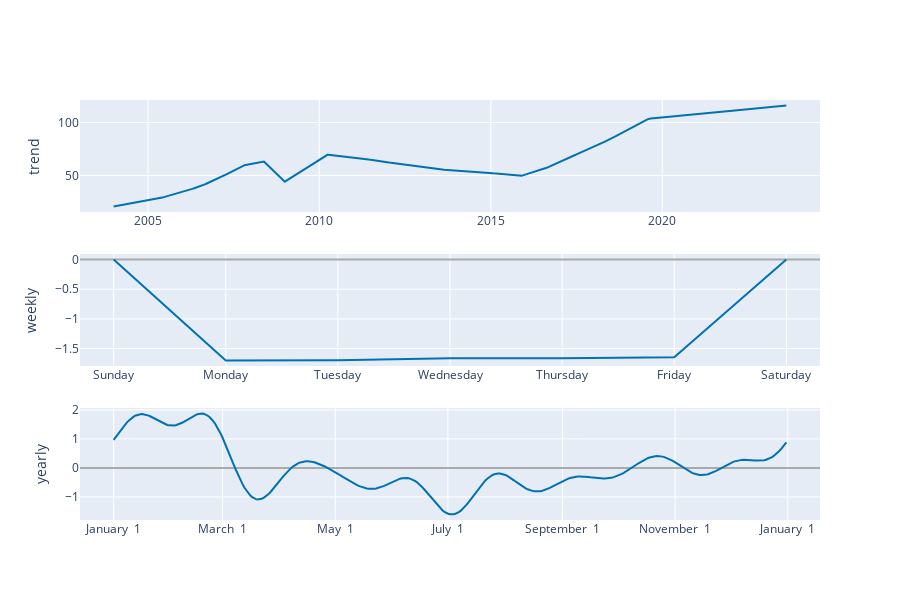

The notebook cell this image was saved under:
### Code cell
plot_components_plotly(m, prophet_forecast)

### Figure 1 — Plotly figure (JSON) as saved in the notebook; plotly's stock layout.template omitted (floating-point values rounded to 4 significant figures; data arrays with more than 128 entries replaced by an {"elided": "..."} marker saying what was removed)
{"data": [{"line": {"color": "#0072B2", "width": 2}, "mode": "lines", "name": "trend", "type": "scatter", "x": {"elided": "4859 str values"}, "xaxis": "x", "y": {"elided": "4859 float values"}, "yaxis": "y"}, {"line": {"color": "#0072B2", "width": 2}, "mode": "lines", "name": "weekly", "type": "scatter", "x": ["2017-01-01T00:00:00", "2017-01-02T00:00:00", "2017-01-03T00:00:00", "2017-01-04T00:00:00", "2017-01-05T00:00:00", "2017-01-06T00:00:00", "2017-01-07T00:00:00"], "xaxis": "x2", "y": [6.698e-07, -1.7, -1.697, -1.663, -1.663, -1.648, 6.96e-07], "yaxis": "y2"}, {"line": {"color": "#0072B2", "width": 2}, "mode": "lines", "name": "yearly", "type": "scatter", "x": {"elided": "365 str values"}, "xaxis": "x3", "y": {"elided": "365 float values"}, "yaxis": "y3"}], "layout": {"height": 600, "showlegend": false, "width": 900, "xaxis": {"anchor": "y", "domain": [0, 1], "range": ["2003-01-08T18:00:00", "2024-08-07T06:00:00"], "type": "date"}, "xaxis2": {"anchor": "y2", "domain": [0, 1], "range": ["2016-12-31T16:48:00", "2017-01-07T07:12:00"], "tickformat": "%A", "type": "date"}, "xaxis3": {"anchor": "y3", "domain": [0, 1], "range": ["2016-12-13T18:54:02.958904", "2018-01-18T11:04:57.863013"], "tickformat": "%B %e", "type": "date"}, "yaxis": {"anchor": "x", "domain": [0.7333, 1], "rangemode": "normal", "title": {"text": "trend"}, "zerolinecolor": "#AAA"}, "yaxis2": {"anchor": "x2", "domain": [0.3667, 0.6333], "title": {"text": "weekly"}, "zerolinecolor": "#AAA"}, "yaxis3": {"anchor": "x3", "domain": [0, 0.2667], "title": {"text": "yearly"}, "zerolinecolor": "#AAA"}}}
